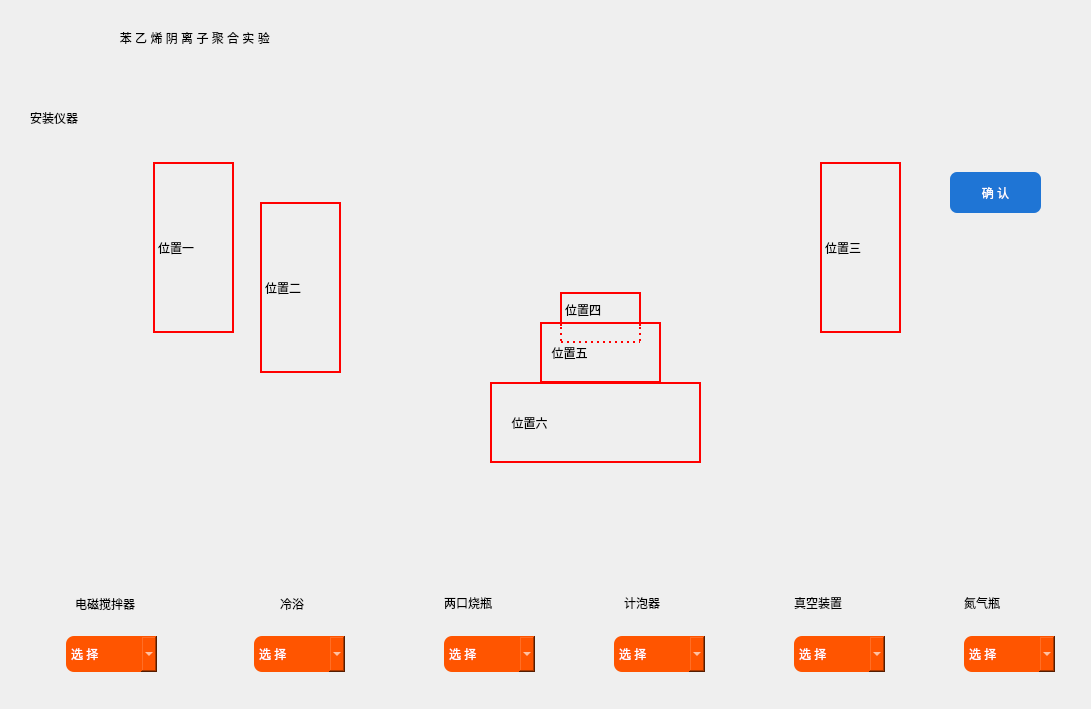
<?xml version="1.0" encoding="UTF-8"?>
<ui version="4.0">
 <class>Form</class>
 <widget class="QWidget" name="Form">
  <property name="geometry">
   <rect>
    <x>0</x>
    <y>0</y>
    <width>1091</width>
    <height>709</height>
   </rect>
  </property>
  <property name="sizePolicy">
   <sizepolicy hsizetype="Fixed" vsizetype="Fixed">
    <horstretch>0</horstretch>
    <verstretch>0</verstretch>
   </sizepolicy>
  </property>
  <property name="maximumSize">
   <size>
    <width>1091</width>
    <height>16777215</height>
   </size>
  </property>
  <property name="windowTitle">
   <string>Form</string>
  </property>
  <property name="styleSheet">
   <string notr="true">#Form{
	
	border-image: url(:/experiment/e7c07976538683163ef460b0adf0b00c.jpeg);
	
}</string>
  </property>
  <widget class="QWidget" name="template_2" native="true">
   <property name="geometry">
    <rect>
     <x>0</x>
     <y>0</y>
     <width>1161</width>
     <height>791</height>
    </rect>
   </property>
   <layout class="QVBoxLayout" name="verticalLayout">
    <property name="spacing">
     <number>0</number>
    </property>
    <property name="leftMargin">
     <number>0</number>
    </property>
    <property name="topMargin">
     <number>0</number>
    </property>
    <property name="rightMargin">
     <number>0</number>
    </property>
    <property name="bottomMargin">
     <number>0</number>
    </property>
    <item>
     <widget class="QWidget" name="title" native="true">
      <property name="sizePolicy">
       <sizepolicy hsizetype="Preferred" vsizetype="Preferred">
        <horstretch>1</horstretch>
        <verstretch>1</verstretch>
       </sizepolicy>
      </property>
      <property name="styleSheet">
       <string notr="true"/>
      </property>
      <widget class="QLabel" name="label_15">
       <property name="geometry">
        <rect>
         <x>30</x>
         <y>10</y>
         <width>978</width>
         <height>56</height>
        </rect>
       </property>
       <property name="styleSheet">
        <string notr="true">font: 22pt &quot;Arial&quot;;</string>
       </property>
       <property name="text">
        <string>                           苯 乙 烯 阴 离 子 聚 合 实 验</string>
       </property>
      </widget>
     </widget>
    </item>
    <item>
     <widget class="QWidget" name="section" native="true">
      <property name="sizePolicy">
       <sizepolicy hsizetype="Preferred" vsizetype="Preferred">
        <horstretch>1</horstretch>
        <verstretch>10</verstretch>
       </sizepolicy>
      </property>
      <layout class="QVBoxLayout" name="verticalLayout_2">
       <property name="spacing">
        <number>0</number>
       </property>
       <property name="leftMargin">
        <number>0</number>
       </property>
       <property name="topMargin">
        <number>0</number>
       </property>
       <property name="rightMargin">
        <number>0</number>
       </property>
       <property name="bottomMargin">
        <number>0</number>
       </property>
       <item>
        <widget class="QWidget" name="content" native="true">
         <property name="sizePolicy">
          <sizepolicy hsizetype="Expanding" vsizetype="Expanding">
           <horstretch>1</horstretch>
           <verstretch>12</verstretch>
          </sizepolicy>
         </property>
         <property name="styleSheet">
          <string notr="true">QComboBox{
	border:none;
	border-radius:8px;	
	font: 14pt &quot;微软雅黑&quot;;	
	background-color: rgb(255, 85, 0);
	color:rgb(255, 255, 255);
	border-left:none;
}
QComboBox:clicked{
	border:none;
	border-radius:8px;	
	font: 14pt &quot;微软雅黑&quot;;	
	background-color: rgb(255, 85, 0);
	color: rgb(255, 85, 0);
}
QComboBox::drop-down{
	width:30px;
	border-radius:8px;		
	image: url(:/experiment/checkbox_drop-down.png);
}
QComboBox QAbstractItemView{
	background-color:rgb(255, 170, 127);
}
QLabel {
	font: 14pt &quot;楷体&quot;;
}</string>
         </property>
         <widget class="QLabel" name="label">
          <property name="geometry">
           <rect>
            <x>30</x>
            <y>30</y>
            <width>141</width>
            <height>31</height>
           </rect>
          </property>
          <property name="styleSheet">
           <string notr="true">font: 20pt &quot;楷体&quot;;</string>
          </property>
          <property name="text">
           <string>安装仪器</string>
          </property>
         </widget>
         <widget class="QLabel" name="label_2">
          <property name="geometry">
           <rect>
            <x>220</x>
            <y>80</y>
            <width>601</width>
            <height>131</height>
           </rect>
          </property>
          <property name="styleSheet">
           <string notr="true">border-image: url(:/experiment/实验图.png);</string>
          </property>
          <property name="text">
           <string/>
          </property>
         </widget>
         <widget class="QLabel" name="label_5">
          <property name="geometry">
           <rect>
            <x>64</x>
            <y>429</y>
            <width>138</width>
            <height>59</height>
           </rect>
          </property>
          <property name="styleSheet">
           <string notr="true">border-image: url(:/experiment/电磁搅拌器.png);</string>
          </property>
          <property name="text">
           <string/>
          </property>
         </widget>
         <widget class="QLabel" name="label_6">
          <property name="geometry">
           <rect>
            <x>814</x>
            <y>339</y>
            <width>42</width>
            <height>153</height>
           </rect>
          </property>
          <property name="styleSheet">
           <string notr="true">border-image: url(:/experiment/真空系统.png);</string>
          </property>
          <property name="text">
           <string/>
          </property>
         </widget>
         <widget class="QLabel" name="label_7">
          <property name="geometry">
           <rect>
            <x>654</x>
            <y>419</y>
            <width>25</width>
            <height>73</height>
           </rect>
          </property>
          <property name="styleSheet">
           <string notr="true">border-image: url(:/experiment/计泡器.png);</string>
          </property>
          <property name="text">
           <string/>
          </property>
         </widget>
         <widget class="QLabel" name="label_8">
          <property name="geometry">
           <rect>
            <x>1004</x>
            <y>379</y>
            <width>30</width>
            <height>112</height>
           </rect>
          </property>
          <property name="styleSheet">
           <string notr="true">border-image: url(:/experiment/氮气瓶.png);</string>
          </property>
          <property name="text">
           <string/>
          </property>
         </widget>
         <widget class="QLabel" name="label_17">
          <property name="geometry">
           <rect>
            <x>464</x>
            <y>429</y>
            <width>52</width>
            <height>61</height>
           </rect>
          </property>
          <property name="styleSheet">
           <string notr="true">border-image:url(:/experiment/两口烧瓶.png)</string>
          </property>
          <property name="text">
           <string/>
          </property>
         </widget>
         <widget class="QLabel" name="label_18">
          <property name="geometry">
           <rect>
            <x>254</x>
            <y>449</y>
            <width>100</width>
            <height>41</height>
           </rect>
          </property>
          <property name="styleSheet">
           <string notr="true">border-image: url(:/experiment/恒温水浴.png);</string>
          </property>
          <property name="text">
           <string/>
          </property>
         </widget>
         <widget class="QComboBox" name="comboBox">
          <property name="geometry">
           <rect>
            <x>66</x>
            <y>564</y>
            <width>91</width>
            <height>36</height>
           </rect>
          </property>
          <property name="sizePolicy">
           <sizepolicy hsizetype="Expanding" vsizetype="Expanding">
            <horstretch>0</horstretch>
            <verstretch>0</verstretch>
           </sizepolicy>
          </property>
          <property name="styleSheet">
           <string notr="true"/>
          </property>
          <item>
           <property name="text">
            <string>选 择</string>
           </property>
          </item>
          <item>
           <property name="text">
            <string>位置1</string>
           </property>
          </item>
          <item>
           <property name="text">
            <string>位置2</string>
           </property>
          </item>
          <item>
           <property name="text">
            <string>位置3</string>
           </property>
          </item>
          <item>
           <property name="text">
            <string>位置4</string>
           </property>
          </item>
          <item>
           <property name="text">
            <string>位置5</string>
           </property>
          </item>
          <item>
           <property name="text">
            <string>位置6</string>
           </property>
          </item>
         </widget>
         <widget class="QComboBox" name="comboBox_2">
          <property name="geometry">
           <rect>
            <x>254</x>
            <y>564</y>
            <width>91</width>
            <height>36</height>
           </rect>
          </property>
          <property name="sizePolicy">
           <sizepolicy hsizetype="Expanding" vsizetype="Expanding">
            <horstretch>0</horstretch>
            <verstretch>0</verstretch>
           </sizepolicy>
          </property>
          <property name="styleSheet">
           <string notr="true"/>
          </property>
          <item>
           <property name="text">
            <string>选 择</string>
           </property>
          </item>
          <item>
           <property name="text">
            <string>位置1</string>
           </property>
          </item>
          <item>
           <property name="text">
            <string>位置2</string>
           </property>
          </item>
          <item>
           <property name="text">
            <string>位置3</string>
           </property>
          </item>
          <item>
           <property name="text">
            <string>位置4</string>
           </property>
          </item>
          <item>
           <property name="text">
            <string>位置5</string>
           </property>
          </item>
          <item>
           <property name="text">
            <string>位置6</string>
           </property>
          </item>
         </widget>
         <widget class="QComboBox" name="comboBox_3">
          <property name="geometry">
           <rect>
            <x>444</x>
            <y>564</y>
            <width>91</width>
            <height>36</height>
           </rect>
          </property>
          <property name="sizePolicy">
           <sizepolicy hsizetype="Expanding" vsizetype="Expanding">
            <horstretch>0</horstretch>
            <verstretch>0</verstretch>
           </sizepolicy>
          </property>
          <property name="styleSheet">
           <string notr="true"/>
          </property>
          <item>
           <property name="text">
            <string>选 择</string>
           </property>
          </item>
          <item>
           <property name="text">
            <string>位置1</string>
           </property>
          </item>
          <item>
           <property name="text">
            <string>位置2</string>
           </property>
          </item>
          <item>
           <property name="text">
            <string>位置3</string>
           </property>
          </item>
          <item>
           <property name="text">
            <string>位置4</string>
           </property>
          </item>
          <item>
           <property name="text">
            <string>位置5</string>
           </property>
          </item>
          <item>
           <property name="text">
            <string>位置6</string>
           </property>
          </item>
         </widget>
         <widget class="QComboBox" name="comboBox_4">
          <property name="geometry">
           <rect>
            <x>614</x>
            <y>564</y>
            <width>91</width>
            <height>36</height>
           </rect>
          </property>
          <property name="sizePolicy">
           <sizepolicy hsizetype="Expanding" vsizetype="Expanding">
            <horstretch>0</horstretch>
            <verstretch>0</verstretch>
           </sizepolicy>
          </property>
          <property name="styleSheet">
           <string notr="true"/>
          </property>
          <item>
           <property name="text">
            <string>选 择</string>
           </property>
          </item>
          <item>
           <property name="text">
            <string>位置1</string>
           </property>
          </item>
          <item>
           <property name="text">
            <string>位置2</string>
           </property>
          </item>
          <item>
           <property name="text">
            <string>位置3</string>
           </property>
          </item>
          <item>
           <property name="text">
            <string>位置4</string>
           </property>
          </item>
          <item>
           <property name="text">
            <string>位置5</string>
           </property>
          </item>
          <item>
           <property name="text">
            <string>位置6</string>
           </property>
          </item>
         </widget>
         <widget class="QComboBox" name="comboBox_5">
          <property name="geometry">
           <rect>
            <x>794</x>
            <y>564</y>
            <width>91</width>
            <height>36</height>
           </rect>
          </property>
          <property name="sizePolicy">
           <sizepolicy hsizetype="Expanding" vsizetype="Expanding">
            <horstretch>0</horstretch>
            <verstretch>0</verstretch>
           </sizepolicy>
          </property>
          <property name="styleSheet">
           <string notr="true"/>
          </property>
          <item>
           <property name="text">
            <string>选 择</string>
           </property>
          </item>
          <item>
           <property name="text">
            <string>位置1</string>
           </property>
          </item>
          <item>
           <property name="text">
            <string>位置2</string>
           </property>
          </item>
          <item>
           <property name="text">
            <string>位置3</string>
           </property>
          </item>
          <item>
           <property name="text">
            <string>位置4</string>
           </property>
          </item>
          <item>
           <property name="text">
            <string>位置5</string>
           </property>
          </item>
          <item>
           <property name="text">
            <string>位置6</string>
           </property>
          </item>
         </widget>
         <widget class="QComboBox" name="comboBox_6">
          <property name="geometry">
           <rect>
            <x>964</x>
            <y>564</y>
            <width>91</width>
            <height>36</height>
           </rect>
          </property>
          <property name="sizePolicy">
           <sizepolicy hsizetype="Expanding" vsizetype="Expanding">
            <horstretch>0</horstretch>
            <verstretch>0</verstretch>
           </sizepolicy>
          </property>
          <property name="styleSheet">
           <string notr="true"/>
          </property>
          <item>
           <property name="text">
            <string>选 择</string>
           </property>
          </item>
          <item>
           <property name="text">
            <string>位置1</string>
           </property>
          </item>
          <item>
           <property name="text">
            <string>位置2</string>
           </property>
          </item>
          <item>
           <property name="text">
            <string>位置3</string>
           </property>
          </item>
          <item>
           <property name="text">
            <string>位置4</string>
           </property>
          </item>
          <item>
           <property name="text">
            <string>位置5</string>
           </property>
          </item>
          <item>
           <property name="text">
            <string>位置6</string>
           </property>
          </item>
         </widget>
         <widget class="QLabel" name="label_3">
          <property name="geometry">
           <rect>
            <x>153</x>
            <y>90</y>
            <width>81</width>
            <height>171</height>
           </rect>
          </property>
          <property name="styleSheet">
           <string notr="true">border:2px solid red;</string>
          </property>
          <property name="text">
           <string>位置一</string>
          </property>
         </widget>
         <widget class="QLabel" name="label_4">
          <property name="geometry">
           <rect>
            <x>820</x>
            <y>90</y>
            <width>81</width>
            <height>171</height>
           </rect>
          </property>
          <property name="styleSheet">
           <string notr="true">border:2px solid red;</string>
          </property>
          <property name="text">
           <string>位置三</string>
          </property>
         </widget>
         <widget class="QLabel" name="label_29">
          <property name="geometry">
           <rect>
            <x>260</x>
            <y>130</y>
            <width>81</width>
            <height>171</height>
           </rect>
          </property>
          <property name="styleSheet">
           <string notr="true">border:2px solid red;</string>
          </property>
          <property name="text">
           <string>位置二</string>
          </property>
         </widget>
         <widget class="QLabel" name="label_33">
          <property name="geometry">
           <rect>
            <x>490</x>
            <y>310</y>
            <width>211</width>
            <height>81</height>
           </rect>
          </property>
          <property name="styleSheet">
           <string notr="true">border:2px solid red;</string>
          </property>
          <property name="text">
           <string>     位置六</string>
          </property>
         </widget>
         <widget class="QLabel" name="label_34">
          <property name="geometry">
           <rect>
            <x>540</x>
            <y>250</y>
            <width>121</width>
            <height>61</height>
           </rect>
          </property>
          <property name="styleSheet">
           <string notr="true">border:2px solid red;</string>
          </property>
          <property name="text">
           <string>  位置五</string>
          </property>
         </widget>
         <widget class="QPushButton" name="install_instrument_submit_btn">
          <property name="geometry">
           <rect>
            <x>950</x>
            <y>100</y>
            <width>91</width>
            <height>41</height>
           </rect>
          </property>
          <property name="styleSheet">
           <string notr="true">QPushButton{
	border:none;
	border-radius:7px;	
	font: 13pt &quot;微软雅黑&quot;;
	background-color: rgb(31, 117, 213);
	color:rgb(255, 255, 255);
	width:91px;
	height:41px;
}
QPushButton:pressed{
	border:none;
	border-radius:7px;	
	font: 13pt &quot;微软雅黑&quot;;	
	background-color: rgb(31, 117, 213);
	color:rgb(31, 117, 213);
}</string>
          </property>
          <property name="text">
           <string>确 认</string>
          </property>
         </widget>
         <widget class="QLabel" name="label_9">
          <property name="geometry">
           <rect>
            <x>75</x>
            <y>520</y>
            <width>120</width>
            <height>23</height>
           </rect>
          </property>
          <property name="sizePolicy">
           <sizepolicy hsizetype="Expanding" vsizetype="Expanding">
            <horstretch>0</horstretch>
            <verstretch>0</verstretch>
           </sizepolicy>
          </property>
          <property name="text">
           <string>电磁搅拌器</string>
          </property>
         </widget>
         <widget class="QLabel" name="label_10">
          <property name="geometry">
           <rect>
            <x>280</x>
            <y>520</y>
            <width>48</width>
            <height>23</height>
           </rect>
          </property>
          <property name="sizePolicy">
           <sizepolicy hsizetype="Expanding" vsizetype="Expanding">
            <horstretch>0</horstretch>
            <verstretch>0</verstretch>
           </sizepolicy>
          </property>
          <property name="text">
           <string>冷浴</string>
          </property>
         </widget>
         <widget class="QLabel" name="label_11">
          <property name="geometry">
           <rect>
            <x>444</x>
            <y>519</y>
            <width>96</width>
            <height>23</height>
           </rect>
          </property>
          <property name="sizePolicy">
           <sizepolicy hsizetype="Expanding" vsizetype="Expanding">
            <horstretch>0</horstretch>
            <verstretch>0</verstretch>
           </sizepolicy>
          </property>
          <property name="text">
           <string>两口烧瓶</string>
          </property>
         </widget>
         <widget class="QLabel" name="label_12">
          <property name="geometry">
           <rect>
            <x>624</x>
            <y>519</y>
            <width>72</width>
            <height>23</height>
           </rect>
          </property>
          <property name="sizePolicy">
           <sizepolicy hsizetype="Expanding" vsizetype="Expanding">
            <horstretch>0</horstretch>
            <verstretch>0</verstretch>
           </sizepolicy>
          </property>
          <property name="text">
           <string>计泡器</string>
          </property>
         </widget>
         <widget class="QLabel" name="label_13">
          <property name="geometry">
           <rect>
            <x>794</x>
            <y>519</y>
            <width>96</width>
            <height>23</height>
           </rect>
          </property>
          <property name="sizePolicy">
           <sizepolicy hsizetype="Expanding" vsizetype="Expanding">
            <horstretch>0</horstretch>
            <verstretch>0</verstretch>
           </sizepolicy>
          </property>
          <property name="text">
           <string>真空装置</string>
          </property>
         </widget>
         <widget class="QLabel" name="label_14">
          <property name="geometry">
           <rect>
            <x>964</x>
            <y>519</y>
            <width>72</width>
            <height>23</height>
           </rect>
          </property>
          <property name="sizePolicy">
           <sizepolicy hsizetype="Expanding" vsizetype="Expanding">
            <horstretch>0</horstretch>
            <verstretch>0</verstretch>
           </sizepolicy>
          </property>
          <property name="text">
           <string>氮气瓶</string>
          </property>
         </widget>
         <widget class="QWidget" name="widget" native="true">
          <property name="geometry">
           <rect>
            <x>560</x>
            <y>220</y>
            <width>81</width>
            <height>51</height>
           </rect>
          </property>
          <layout class="QVBoxLayout" name="verticalLayout_3" stretch="2,1">
           <property name="spacing">
            <number>0</number>
           </property>
           <property name="leftMargin">
            <number>0</number>
           </property>
           <property name="topMargin">
            <number>0</number>
           </property>
           <property name="rightMargin">
            <number>0</number>
           </property>
           <property name="bottomMargin">
            <number>0</number>
           </property>
           <item>
            <widget class="QLabel" name="label_31">
             <property name="styleSheet">
              <string notr="true">border:2px solid red;
border-bottom:none;</string>
             </property>
             <property name="text">
              <string>位置四</string>
             </property>
            </widget>
           </item>
           <item>
            <widget class="QLabel" name="label_32">
             <property name="styleSheet">
              <string notr="true">border:2px dotted red;
border-top:none;</string>
             </property>
             <property name="text">
              <string/>
             </property>
            </widget>
           </item>
          </layout>
         </widget>
         <zorder>widget</zorder>
         <zorder>label</zorder>
         <zorder>label_2</zorder>
         <zorder>label_5</zorder>
         <zorder>label_6</zorder>
         <zorder>label_7</zorder>
         <zorder>label_8</zorder>
         <zorder>comboBox</zorder>
         <zorder>comboBox_2</zorder>
         <zorder>comboBox_3</zorder>
         <zorder>comboBox_4</zorder>
         <zorder>comboBox_5</zorder>
         <zorder>comboBox_6</zorder>
         <zorder>label_3</zorder>
         <zorder>label_4</zorder>
         <zorder>label_29</zorder>
         <zorder>label_33</zorder>
         <zorder>label_18</zorder>
         <zorder>label_17</zorder>
         <zorder>label_34</zorder>
         <zorder>install_instrument_submit_btn</zorder>
         <zorder>label_9</zorder>
         <zorder>label_10</zorder>
         <zorder>label_11</zorder>
         <zorder>label_12</zorder>
         <zorder>label_13</zorder>
         <zorder>label_14</zorder>
        </widget>
       </item>
      </layout>
     </widget>
    </item>
   </layout>
  </widget>
 </widget>
 <resources>
  <include location="../images/designer_experiment.qrc"/>
 </resources>
 <connections/>
</ui>
